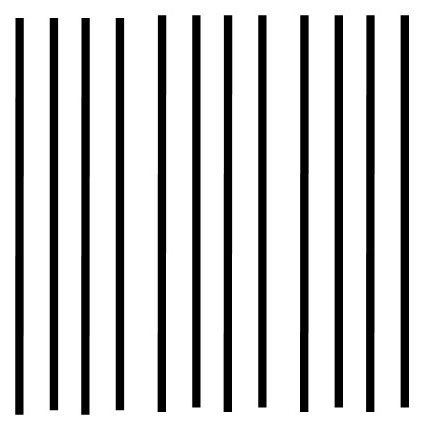
#> input picture lines.jpg, 430 x 438 px
$ python Part5.py
#> lines starting #> are read from the running program, lines starting #| are printed output that depends on the picture; after the words box and inside, x2 and y2 are one past the last pixel; in counts of white or black regions, pixels touching at a corner belong together
import cv2 as cv
import numpy as np

img = cv.imread('lines.jpg')    # reads image from lines.jpg file
#> img is the input picture: shape (438, 430, 3); min 0, max 255, mean 201.6
gray = cv.cvtColor(img, cv.COLOR_BGR2GRAY)  # makes image gray
edges = cv.Canny(gray, 50, 120)  # detects edges with in the gray image
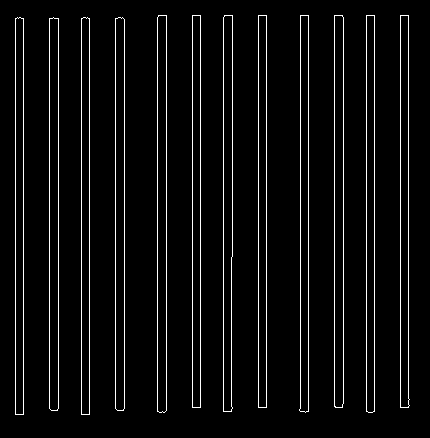
#> edges: shape (438, 430); 5.1% white in thin lines or dots, all inside (x1, y1, x2, y2) = (15, 15, 410, 415)
# variable declarations:
minLineLength = 20
maxLineGap = 5
lines = cv.HoughLinesP(edges, 1, np.pi / 180.0, 20, minLineLength, maxLineGap)  # used to detect straight lines
#> lines = 29 rows, first 6: [23, 414, 23, 18], [200, 407, 200, 15], [258, 407, 258, 15], [157, 411, 157, 17], [408, 398, 408, 15], [308, 411, 308, 15]

for x1, y1, x2, y2 in lines[6]:
    cv.line(img, (x1, y1), (x2, y2), (0, 255, 0), 2)
    cv.imshow("edges", edges)
    cv.imshow("lines", img)
#> this loop made 1 pass
#> (x1, y1, x2, y2) on pass 1: (374, 411, 374, 15)
#> pass 1, `cv.imshow("lines", img)`:
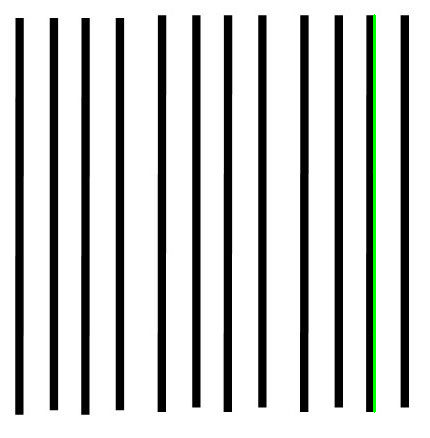
#> window 'lines': shape (438, 430, 3); mean B, G, R 200.8, 202.4, 200.8

cv.waitKey()
cv.destroyAllWindows()

# this program could also be used to create image manipulation software,
# image analysis software or could also be used to used to count specific
# shapes in an image; you could uses that data to recognize a specific object#
